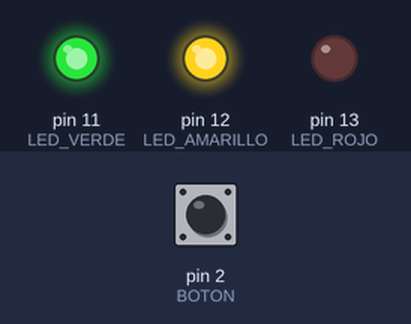
Simulated run of this sketch. Board: Arduino Uno, built with avr-gcc and run on an emulated ATmega328P. On the bench: output pins drawn as LEDs (lit = HIGH). The test bench sets the inputs (shaded band); at power-on: pin 2 (BOTON) HIGH.

Above: at 2.1 s.
At 11.0 s:
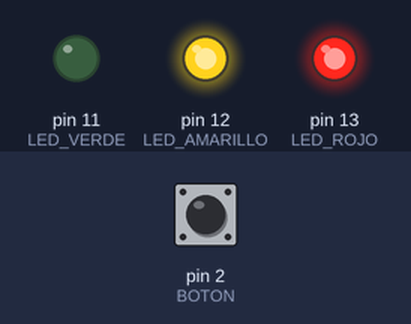
11.1 s: pin 2 (BOTON) pulled LOW for 2.4 s
At 14.0 s:
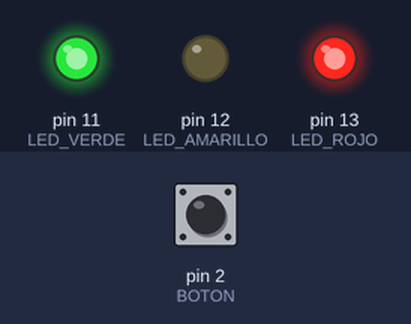
Timing chart, 0 to 21.0 s (numbered marks = the images above; inputs shaded):
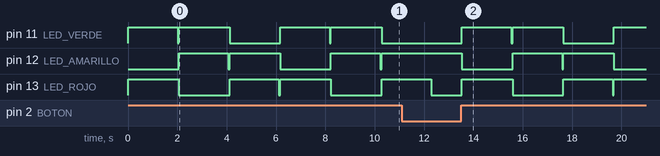

The sketch:

semaforo.ino
```cpp
#include <Arduino_FreeRTOS.h>
#include <Arduino.h>
#include <task.h>
#include <semphr.h>

#define LED_VERDE 11
#define LED_AMARILLO 12
#define LED_ROJO 13
#define BOTON 2

SemaphoreHandle_t mutex;

volatile bool botonPresionado = false;

int estadoSemaforo=0;

void setup() {
  pinMode(LED_VERDE, OUTPUT);
  pinMode(LED_AMARILLO, OUTPUT);
  pinMode(LED_ROJO, OUTPUT);
  pinMode(BOTON, INPUT_PULLUP);

  // Inicializar el mutex
  mutex = xSemaphoreCreateMutex();

  // Iniciar el sistema FreeRTOS

  attachInterrupt(digitalPinToInterrupt(BOTON), botonInterrupcion, FALLING);
  xTaskCreate(tareaSemaforo, "TareaSemaforo", 100, NULL, 1, NULL);
  xTaskCreate(tareaBoton, "TareaBoton", 100, NULL, 2, NULL);
  vTaskStartScheduler();
}

void loop() {
  // El loop principal no hace nada en este ejemplo
}

void prenderLed(int led) {
  digitalWrite(LED_VERDE, LOW);
  digitalWrite(LED_AMARILLO, LOW);
  digitalWrite(LED_ROJO, LOW);
  digitalWrite(led, HIGH);
}
void apagarLed(int led) {
  digitalWrite(LED_VERDE, HIGH);
  digitalWrite(LED_AMARILLO, HIGH);
  digitalWrite(LED_ROJO, HIGH);
  digitalWrite(led, LOW);
}
void botonInterrupcion() {
  // Cambiar la variable de botón presionado en la interrupción
  botonPresionado = true;
}

void tareaSemaforo(void *parameter) {

  while (true) {
    // Tomar el mutex antes de cambiar los LEDs
    if (xSemaphoreTake(mutex, pdFALSE) == pdTRUE) {
      // Cambiar a verde
      if(estadoSemaforo==0){
        prenderLed(LED_AMARILLO);
        estadoSemaforo=1;
      }else if(estadoSemaforo==1){
        prenderLed(LED_ROJO);
        estadoSemaforo=2;
      }
      else {
        prenderLed(LED_VERDE);
        estadoSemaforo=0;
      }
      xSemaphoreGive(mutex);
      // Esperar un tiempo antes de reiniciar el ciclo
      delay(2000);
    }
  }
}
void tareaBoton(void *parameter) {
  while (true) {
    // Si el botón está presionado
    if (digitalRead(BOTON)) {
      // Tomar el mutex antes de cambiar los LEDs
      if (xSemaphoreTake(mutex, pdFALSE) == pdTRUE) {
        if(estadoSemaforo==0){
          apagarLed(LED_VERDE);
        }
        else if(estadoSemaforo==1){
          apagarLed(LED_AMARILLO);
        }
        else{
          apagarLed(LED_ROJO);
        }
        // Liberar el mutex después de cambiar los LEDs
        delay(2000);
        xSemaphoreGive(mutex);

      }
    }
    // Esperar un tiempo antes de volver a revisar el botón
    delay(50);
  }
}
```
